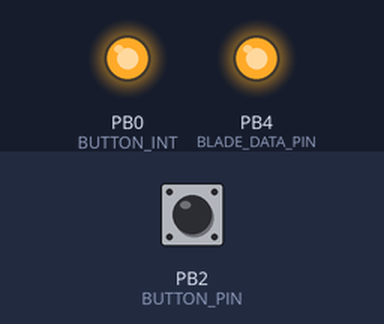
Bench run of a sketch on a simulated ATtiny85, built with avr-gcc and run on an emulated ATtiny85. Shown: output pins drawn as LEDs (lit = HIGH). The inputs (shaded band) are chosen by the test bench; at power-on: PB2 (BUTTON_PIN) HIGH.

Above: at 4.2 s.
4.3 s: PB2 (BUTTON_PIN) pulled LOW for 0.15 s
At 5.7 s:
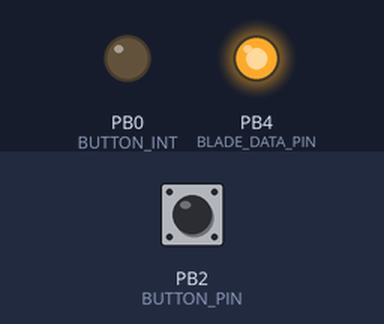
At 6.92 s:
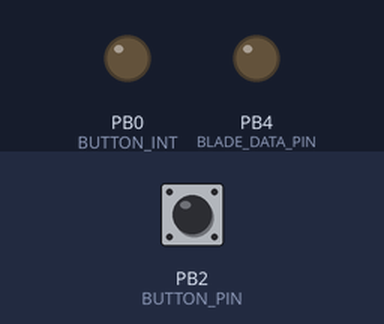
7.4 s: PB2 (BUTTON_PIN) pulled LOW for 1 s
At 17.0 s:
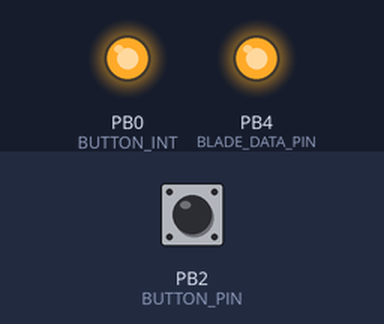
Timing chart, 0 to 17.4 s (numbered marks = the images above; inputs shaded):
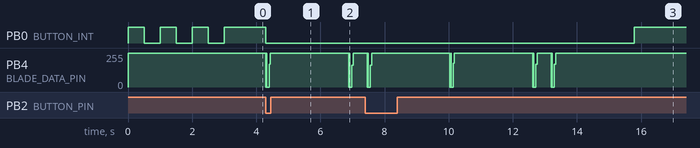

Measured:
- after the input at 4.3 s, PB0 (BUTTON_INT): HIGH → LOW at once
- after the input at 7.4 s, PB0 (BUTTON_INT): LOW → HIGH after 8.4 s instead of 2.6 s

The sketch:

Hilt-Simulator.ino
```cpp
#define BLADE_DATA_PIN  4       // cap this to 3.3V, use a voltage divider or something
#define BUTTON_PIN      2       // only pin on the ATtiny85 that has an interrupt
#define BUTTON_INT      0
#define LED_PIN         0

#define SIG_PREAMBLE_DLY      17    // ms
#define SIG_SHORT             1200  // uS
#define SIG_LONG              2400  // uS
#define SIG_ACTIVE            LOW
#define SIG_IDLE              HIGH

#define LAZY_DEBOUNCE 10

// send command to blade by alternating blade data pin state between high and low
void send_cmd(uint8_t cmd) {
  uint8_t i;
  uint16_t sig[16];

  // convert each bit of cmd into a pair of delay values for the signal
  // first value (even) is the idle period, second value (odd) is the active period
  // these values are precalculated to remove unwanted delays during signal transmission caused by calculating these values
  for(i=0; i<8; i++) {

    // 1 = LONG idle, SHORT active
    if ((cmd >> 7-i) & 1) {
      sig[(2*i)] = SIG_LONG;
      sig[(2*i)+1] = SIG_SHORT;

    // 0 = SHORT idle, LONG active
    } else {
      sig[(2*i)] = SIG_SHORT;
      sig[(2*i)+1] = SIG_LONG;
    }
  }

  // send the preamble that lets the blade know a command is coming
  digitalWrite(BLADE_DATA_PIN, SIG_ACTIVE);
  delay(SIG_PREAMBLE_DLY);
  digitalWrite(BLADE_DATA_PIN, SIG_IDLE);
  delay(SIG_PREAMBLE_DLY);
  digitalWrite(BLADE_DATA_PIN, SIG_ACTIVE);
  delay(SIG_PREAMBLE_DLY);
  digitalWrite(BLADE_DATA_PIN, SIG_IDLE);

  // send the command
  for(i=0;i<8;i++){
    digitalWrite(BLADE_DATA_PIN, SIG_IDLE);
    delayMicroseconds(sig[(2*i)]);
    digitalWrite(BLADE_DATA_PIN, SIG_ACTIVE);
    delayMicroseconds(sig[(2*i)+1]);
  }

  // put the data pin back to IDLE when finished
  digitalWrite(BLADE_DATA_PIN, SIG_IDLE);
}

volatile uint8_t button_triggered = 0;
void button_press() {
  static uint32_t last_press_time = 0;
  if (millis() - last_press_time > LAZY_DEBOUNCE) {
    button_triggered = 1;
    last_press_time = millis();
  }
}

void setup() {
  uint8_t i;
  pinMode(BLADE_DATA_PIN, OUTPUT);
  digitalWrite(BLADE_DATA_PIN, SIG_IDLE);

  pinMode(BUTTON_PIN, INPUT_PULLUP);
  attachInterrupt(BUTTON_INT, button_press, FALLING);

  pinMode(LED_PIN, OUTPUT);

  for (i=0;i<3;i++) {
    digitalWrite(LED_PIN, HIGH);
    delay(500);
    digitalWrite(LED_PIN, LOW);
    delay(500);
  }
  digitalWrite(LED_PIN, HIGH);

}

void loop() {
  static uint8_t cmd = 0x20;

  if (button_triggered == 1) {
    button_triggered = 0;

    digitalWrite(LED_PIN, LOW);

    // send command
    send_cmd(cmd);          // ignite
    delay(2500);
    send_cmd(cmd + 0xA0);   // clash
    delay(500);
    send_cmd(cmd + 0x20);   // extinguish
    delay(2500);

    // increment to next command
    if (cmd == 0x3F) {
        cmd = 0x20;
    } else {
      cmd++;
    }

    digitalWrite(LED_PIN, HIGH);
  }
}
```
